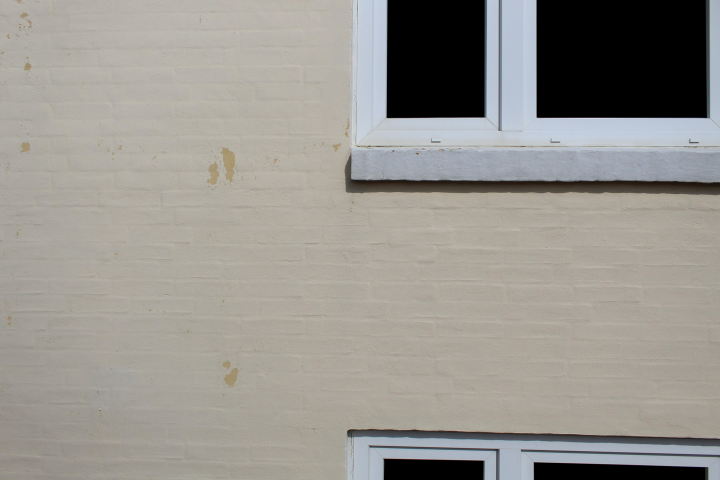
//> input picture facade_image_stitcher/images/facade_1/vertical/101.jpg, 1440 x 960 px (shown at 1/2 size); its folder holds only this picture in this run
$ ./facade_image_stitcher   (built with g++ and OpenCV 4)
//> lines starting //> are read from the running program, lines starting //| are printed output that depends on the picture; after the words box and inside, x2 and y2 are one past the last pixel; in counts of white or black regions, pixels touching at a corner belong together
// Libraries used in the code:
#include <opencv2/core.hpp>
#include <opencv2/highgui.hpp>
#include <opencv2/imgproc.hpp>
#include <opencv2/xfeatures2d.hpp>
#include <opencv2/calib3d.hpp>
#include <opencv2/stitching.hpp>
#include <iostream>

// Function declarations:
std::vector<std::vector<cv::Mat>> image_loader(std::string path);
void detect_and_extract_keypoints(std::vector<std::vector<cv::Mat>> input_images, std::vector<std::vector<std::vector<cv::KeyPoint>>>& output_keypoints, std::vector<std::vector<cv::Mat>>& output_descriptors);
void neighbor_matcher(std::vector<std::vector<cv::Mat>>& input_descriptors, std::vector<std::vector<std::vector<cv::DMatch>>>& output_matches);
void compute_homography(std::vector<std::vector<std::vector<cv::KeyPoint>>> keypoints, std::vector<std::vector<std::vector<cv::DMatch>>>matches, std::vector<std::vector<cv::Mat>>& homograhpy_matrices);
void compute_homography_to_reference(std::vector<std::vector<cv::Mat>> input_homograhpy, std::vector<std::vector<cv::Mat>>& output_homograhpy);
void exposure_compensation(std::vector<std::vector<cv::Mat>>& input_images);
cv::Mat warp_align_blend(std::vector<std::vector<cv::Mat>> images, std::vector<std::vector<cv::Mat>> homograhpy_to_reference);
cv::Mat crop_img(cv::Mat result);

// Global variables:
std::vector<std::vector<cv::Mat>> images;
std::vector<std::vector<cv::Mat>> masks;
std::vector<std::vector<std::vector<cv::KeyPoint>>> keypoints;
std::vector<std::vector<std::vector<cv::DMatch>>> matches;

int main() {

	// Specifing path to folder containing images to be stitched into a single image:
	std::string load_folder_path = "..\\images\\facade_1\\vertical\\";
	std::string save_folder_path =  load_folder_path + "result.jpg";

	// Loading images into vector row-wise:
	images = image_loader(load_folder_path);

	// Detect and extract features from images:
	std::vector<std::vector<cv::Mat>> descriptors;
	detect_and_extract_keypoints(images, keypoints, descriptors);

	// Matching features between row-wise neighbors:
	neighbor_matcher(descriptors, matches);

	// Computing homography between matched neighbors:
	std::vector<std::vector<cv::Mat>> homograhpy;
	compute_homography(keypoints, matches, homograhpy);

	// Multiply homography matrices:
	std::vector<std::vector<cv::Mat>> homograhpy_to_reference;
	compute_homography_to_reference(homograhpy, homograhpy_to_reference);

	// Exposure compensation:
	exposure_compensation(images);

	// Warping, aligning and blend images:
	cv::Mat result = warp_align_blend(images, homograhpy_to_reference);

	// Cropping image:
	result = crop_img(result);

	// Saving result:
	std::cout << "Saving result to: " << save_folder_path << std::endl << std::endl;
	cv::imwrite(save_folder_path, result);

	// Showing the result:
	std::cout << "Displaying stitched image of the facade..." << std::endl;
	cv::namedWindow("Result", cv::WINDOW_KEEPRATIO);
	cv::resizeWindow("Result", result.cols / 4, result.rows / 4);
	cv::imshow("Result", result);
	cv::waitKey(0);
}

std::vector<std::vector<cv::Mat>> image_loader(std::string path) {
//> called with path = "..\images\facade_1\vertical\"

	std::vector<std::vector<cv::Mat>> images;
	std::vector<std::string> images_path;

	std::cout << "Loading images: " << std::endl;
	cv::glob(path, images_path);

	for (int i = 1; i < 10; i++) {
		std::vector<cv::Mat> temp_images;
		bool row_found = false;

		for (int j = 0; j < images_path.size(); j++) {
			if (i == (int)images_path[j].at(images_path[j].size() - 7) - 48) {
				std::cout << images_path[j] << std::endl;
				cv::Mat image = cv::imread(images_path[j]);
//> image is the input picture: 960 rows x 1440 cols, CV_8UC3; mean B, G, R 142.7, 148.8, 151.7
				temp_images.push_back(image);
				row_found = true;
			}
		}

		if (row_found == false) break;
		images.push_back(temp_images);
//> images = 1 item
	}

	std::cout << "Done loading images... " << std::endl << std::endl;

	return images;
}

void detect_and_extract_keypoints(std::vector<std::vector<cv::Mat>> input_images, std::vector<std::vector<std::vector<cv::KeyPoint>>>& output_keypoints, std::vector<std::vector<cv::Mat>>& output_descriptors) {

	std::cout << "Starting to detect and extract features for the loaded images: " << std::endl;

	cv::Ptr<cv::xfeatures2d::SIFT> detector = cv::xfeatures2d::SIFT::create(1000, 3, 0.01, 10, 1.6);

	for (int i = 0; i < input_images.size(); i++) {
		std::vector<std::vector<cv::KeyPoint>> row_keypoints;
		std::vector<cv::Mat> row_descriptors;

		for (int j = 0; j < input_images[i].size(); j++) {
			std::vector<cv::KeyPoint> keypoint;
			cv::Mat descriptor;

			std::cout << "Image: row " + std::to_string(i + 1) + ", column " + std::to_string(j + 1) << "... ";

			detector->detectAndCompute(input_images[i][j], cv::noArray(), keypoint, descriptor);

			std::cout << "features found: " << keypoint.size() << std::endl;

			row_keypoints.push_back(keypoint);
			row_descriptors.push_back(descriptor);
		}

		output_keypoints.push_back(row_keypoints);
		output_descriptors.push_back(row_descriptors);
	}
//> this loop made 1 pass

	std::cout << "Done finding features..." << std::endl << std::endl;
}

void neighbor_matcher(std::vector<std::vector<cv::Mat>>& input_descriptors, std::vector<std::vector<std::vector<cv::DMatch>>>& output_matches) {

	std::cout << "Starting to match features between neighboring images: " << std::endl;

	cv::Ptr<cv::DescriptorMatcher> matcher = cv::DescriptorMatcher::create(cv::DescriptorMatcher::BRUTEFORCE_SL2);

	for (int i = 0; i < input_descriptors.size(); i++) {
		std::vector<std::vector<cv::DMatch>> row_matches;

		for (int j = 0; j < input_descriptors[i].size(); j++) {

			std::cout << "Image: row " + std::to_string(i + 1) + ", column " + std::to_string(j) << " & " << std::to_string(j + 1) << "...";

			std::vector<std::vector<cv::DMatch>> knn_matches;

			if (j == 0) {
				if (i == 0) {
					std::cout << std::endl;
					std::vector<cv::DMatch> first_image;
					row_matches.push_back(first_image);
					continue;
				}

				// For the first image in a row where 'i' is not 0:
				matcher->knnMatch(input_descriptors[i - 1][j], input_descriptors[i][j], knn_matches, 2);
			}
			else {
				matcher->knnMatch(input_descriptors[i][j - 1], input_descriptors[i][j], knn_matches, 2);
			}

			//-- Filter matches using the Lowe's ratio test
			const float ratio_thresh = 0.8f;
			std::vector<cv::DMatch> filtered_matches;

			for (int k = 0; k < knn_matches.size(); k++) {
				if (knn_matches[k][0].distance < ratio_thresh * knn_matches[k][1].distance) {
					filtered_matches.push_back(knn_matches[k][0]);
				}
			}

			std::cout << " remaining matches: " << filtered_matches.size() << std::endl;

			row_matches.push_back(filtered_matches);
		}

		output_matches.push_back(row_matches);
	}

	std::cout << "Done matching features..." << std::endl << std::endl;
}

void compute_homography(std::vector<std::vector<std::vector<cv::KeyPoint>>> input_keypoints, std::vector<std::vector<std::vector<cv::DMatch>>> input_matches, std::vector<std::vector<cv::Mat>>& output_homography) {

	std::cout << "Starting to compute homography between neighbors: " << std::endl;

	for (int i = 0; i < input_matches.size(); i++) {
		std::vector<cv::Mat> row_homography;

		for (int j = 0; j < input_matches[i].size(); j++) {
			std::cout << "Image: row " + std::to_string(i + 1) + ", column " + std::to_string(j) << " & " << std::to_string(j + 1) << "...";

			// Extract location of good matches
			std::vector<cv::Point2f> points_in_image_1, points_in_image_2;

			if (j == 0) {
				if (i == 0) {
					cv::Mat identity_matrix = cv::Mat::eye(cv::Size(3, 3), CV_64F);
					std::cout << std::endl;
					row_homography.push_back(identity_matrix);
					continue;
				}

				// If j = 0 && i != 0:
				for (int k = 0; k < input_matches[i][j].size(); k++) {
					points_in_image_1.push_back(input_keypoints[i - 1][j][input_matches[i][j][k].queryIdx].pt);
					points_in_image_2.push_back(input_keypoints[i][j][input_matches[i][j][k].trainIdx].pt);
				}

			}
			else {
				for (int k = 0; k < input_matches[i][j].size(); k++) {
					points_in_image_1.push_back(input_keypoints[i][j - 1][input_matches[i][j][k].queryIdx].pt);
					points_in_image_2.push_back(input_keypoints[i][j][input_matches[i][j][k].trainIdx].pt);
				}

			}

			// Finding homography matrix:
			cv::Mat ransac_mat;
			cv::Mat homography = cv::findHomography(points_in_image_2, points_in_image_1, cv::RANSAC, 1.0, ransac_mat, 2000, 0.999);

			float inlier = 0, outlier = 0;
			for (int k = 0; k < ransac_mat.rows; k++) {

				// We have an inlier:
				if ((int)ransac_mat.at<uchar>(k, 0) == 1) {
					inlier = inlier + 1;
				}

				// We have an outlier:
				else outlier = outlier + 1;
			}

			std::cout << " RANSAC inliers: " << inlier << std::endl;

			row_homography.push_back(homography);
		}

		output_homography.push_back(row_homography);
	}

	std::cout << "Done computing homography..." << std::endl << std::endl;
}

void compute_homography_to_reference(std::vector<std::vector<cv::Mat>> input_homograhpy, std::vector<std::vector<cv::Mat>>& output_homograhpy) {

	std::cout << "Starting to compute homography to reference: " << std::endl;

	for (int i = 0; i < input_homograhpy.size(); i++) {
		std::vector<cv::Mat> row_homography;

		for (int j = 0; j < input_homograhpy[i].size(); j++) {

			std::cout << "Image: row " + std::to_string(i + 1) + ", column " + std::to_string(j) << " & " << std::to_string(j + 1) << std::endl;

			// In case of the first image, no additional homography is needed:
			if (i == 0 && j == 0) {
				row_homography.push_back(input_homograhpy[i][j]);
				continue;
			}

			// In of the first row:
			if (i == 0) {
				cv::Mat homograhpy = input_homograhpy[0][1].clone();

				for (int k = 1; k < j; k++) {
					homograhpy *= input_homograhpy[0][k + 1];
				}

				row_homography.push_back(homograhpy);
			}

			// In case of any other row:
			else {

				cv::Mat homograhpy = input_homograhpy[1][0].clone();
				if (i > 1) homograhpy *= input_homograhpy[2][0];

				for (int k = 0; k < j; k++) {
					homograhpy *= input_homograhpy[i][k + 1];
				}

				row_homography.push_back(homograhpy);
			}
		}

		output_homograhpy.push_back(row_homography);
	}

	std::cout << "Done computing homography to reference..." << std::endl << std::endl;
}

void exposure_compensation(std::vector<std::vector<cv::Mat>>& input_images) {
	std::cout << "Starting to exposure compensate images..." << std::endl;

	cv::Ptr<cv::detail::ExposureCompensator> exposure = cv::detail::ExposureCompensator::createDefault(cv::detail::ExposureCompensator::GAIN);

	std::vector<cv::Point> corners;
	std::vector<cv::UMat> temp_images;
	std::vector<cv::UMat> temp_masks;

	for (int i = 0; i < input_images.size(); i++) {
		for (int j = 0; j < input_images[i].size(); j++) {

			std::cout << "Preparing image: row " << i + 1 << ", column: " << j + 1 << std::endl;

			// Removing black windows:
			cv::Mat mask = cv::Mat::zeros(cv::Size(input_images[i][j].cols, input_images[i][j].rows), CV_8U);
			mask = 255;

			for (int x = 0; x < input_images[i][j].cols; x++) {
				for (int y = 0; y < input_images[i][j].rows; y++) {

					if (input_images[i][j].at<cv::Vec3b>(cv::Point(x, y))[0] < 5 &&
						input_images[i][j].at<cv::Vec3b>(cv::Point(x, y))[1] < 5 &&
						input_images[i][j].at<cv::Vec3b>(cv::Point(x, y))[2] < 5) mask.at<uchar>(cv::Point(x, y)) = 0;
				}
			}

			corners.push_back(cv::Point(0, 0));
			temp_images.push_back(input_images[i][j].getUMat(cv::ACCESS_READ).clone());
			temp_masks.push_back(mask.getUMat(cv::ACCESS_READ).clone());
		}
	}
//> after the loop, corners = 1 Point (x, y): [0, 0]; temp_images = 1 item; temp_masks = 1 item

	std::cout << "Exposure compensating..." << std::endl;
	exposure->feed(corners, temp_images, temp_masks);

	for (int i = 0; i < temp_images.size(); i++) {
		exposure->apply(i, corners[i], temp_images[i], temp_masks[i]);

		if (i < input_images[0].size()) {
			input_images[0][i] = temp_images[i].getMat(cv::ACCESS_READ).clone();
		}
		else if (i < input_images[0].size() + input_images[1].size()) {
			input_images[1][i - input_images[0].size()] = temp_images[i].getMat(cv::ACCESS_READ).clone();
		}
		else if (i < input_images[0].size() + input_images[1].size() + input_images[2].size()) {
			input_images[2][i - (input_images[0].size() + input_images[1].size())] = temp_images[i].getMat(cv::ACCESS_READ).clone();
		}
	}

	std::cout << "Done exposure compensating images..." << std::endl << std::endl;
}

cv::Mat warp_align_blend(std::vector<std::vector<cv::Mat>> images, std::vector<std::vector<cv::Mat>> homograhpy_to_reference) {

	std::cout << "Starting to warp images... " << std::endl;

	std::vector<cv::UMat> images_warped, masks_warped;
	std::vector<cv::Point> corners;
	std::vector<cv::Size> image_sizes;

	cv::Mat total_mask = cv::Mat::zeros(cv::Size(5000, 3000), CV_8U);

	for (int i = 0; i < images.size(); i++) {
		for (int j = 0; j < images[i].size(); j++) {

			std::cout << "Warping images: row " + std::to_string(i + 1) + ", column " + std::to_string(j + 1) + "..." << std::endl;

			// Creating image and mask:
			cv::Mat image, mask;

			cv::Mat unwarped_mask = cv::Mat::zeros(cv::Size(images[i][j].cols, images[i][j].rows), CV_8U);
			unwarped_mask(cv::Rect(1, 1, unwarped_mask.cols - 2, unwarped_mask.rows - 2)) = 255;

			// Warping image and mask:
			cv::warpPerspective(images[i][j], image, homograhpy_to_reference[i][j], cv::Size(5000, 3000), cv::INTER_LINEAR, cv::BORDER_REFLECT);
			cv::warpPerspective(unwarped_mask, mask, homograhpy_to_reference[i][j], cv::Size(5000, 3000));

			cv::Mat temp_mask = cv::Mat::zeros(cv::Size(5000, 3000), CV_8U);

			for (int x = 0; x < total_mask.cols; x++) {
				for (int y = 0; y < total_mask.rows; y++) {

					if (total_mask.at<uchar>(cv::Point(x, y)) == 0 && mask.at<uchar>(cv::Point(x, y)) == 255) {
						temp_mask.at<uchar>(cv::Point(x, y)) = 255;
						total_mask.at<uchar>(cv::Point(x, y)) = 255;
					}
				}
			}

			// Pushing images, masks, and top-left corners to matrices:
			images_warped.push_back(image.getUMat(cv::ACCESS_READ).clone());
			masks_warped.push_back(temp_mask.getUMat(cv::ACCESS_READ).clone());
			corners.push_back(cv::Point(0, 0));
			image_sizes.push_back(cv::Size(5000, 3000));
		}
	}
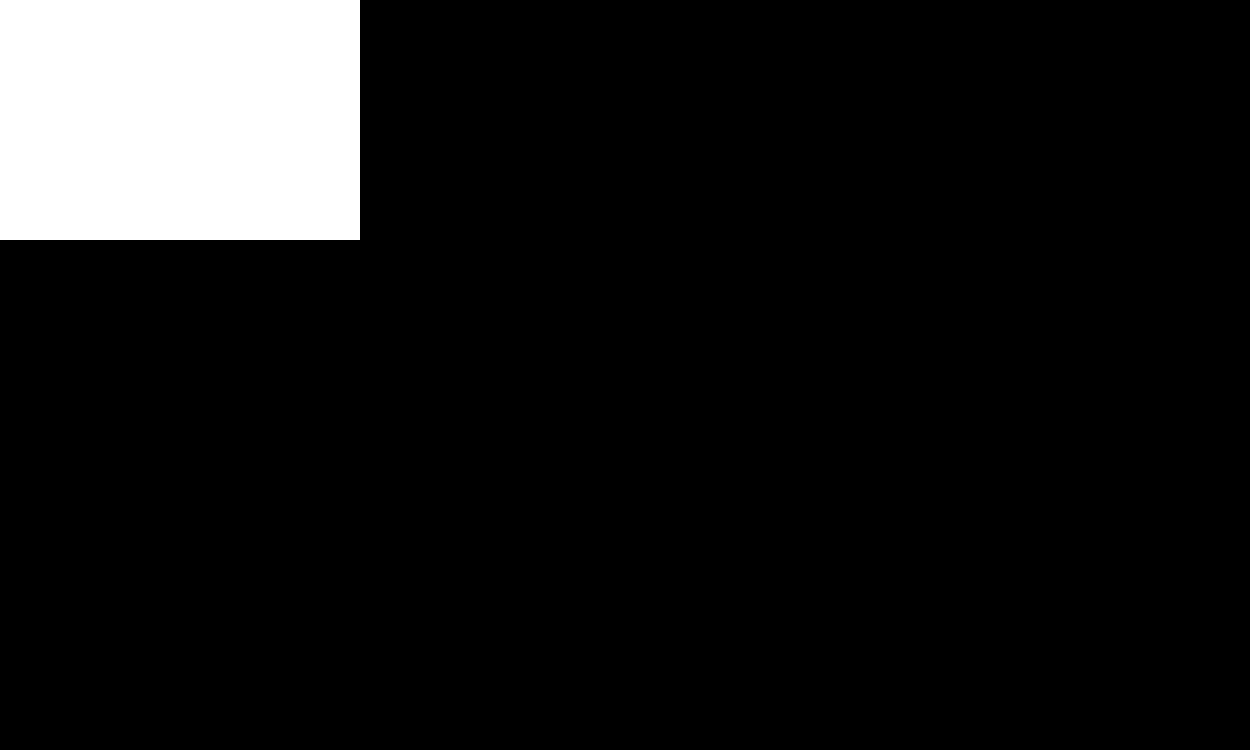
//> total_mask: 3000 rows x 5000 cols, CV_8UC1 (shown at 1/4 size); 9.2% white; 1 white region, box (x1, y1, x2, y2) and area: (1, 1, 1439, 959) 1377604
//> after the loop, images_warped = 1 item; masks_warped = 1 item; corners = 1 Point (x, y): [0, 0]; image_sizes = 1 Size (width, height): [5000, 3000]

	std::cout << std::endl << "Starting to blend... " << std::endl;
	// Blending images based on the found seams:
	cv::Ptr<cv::detail::Blender> blender = cv::detail::Blender::createDefault(cv::detail::Blender::MULTI_BAND, true);

	blender->prepare(corners, image_sizes);

	std::cout << "Feeding blender... " << std::endl;

	// Feeding warped images and masks into the blender:
	for (int i = 0; i < images_warped.size(); i++) {
		blender->feed(images_warped[i], masks_warped[i], corners[i]);
	}
//> in main, `cv::Mat result = warp_align_blend(images, homograhpy_to_reference);`:
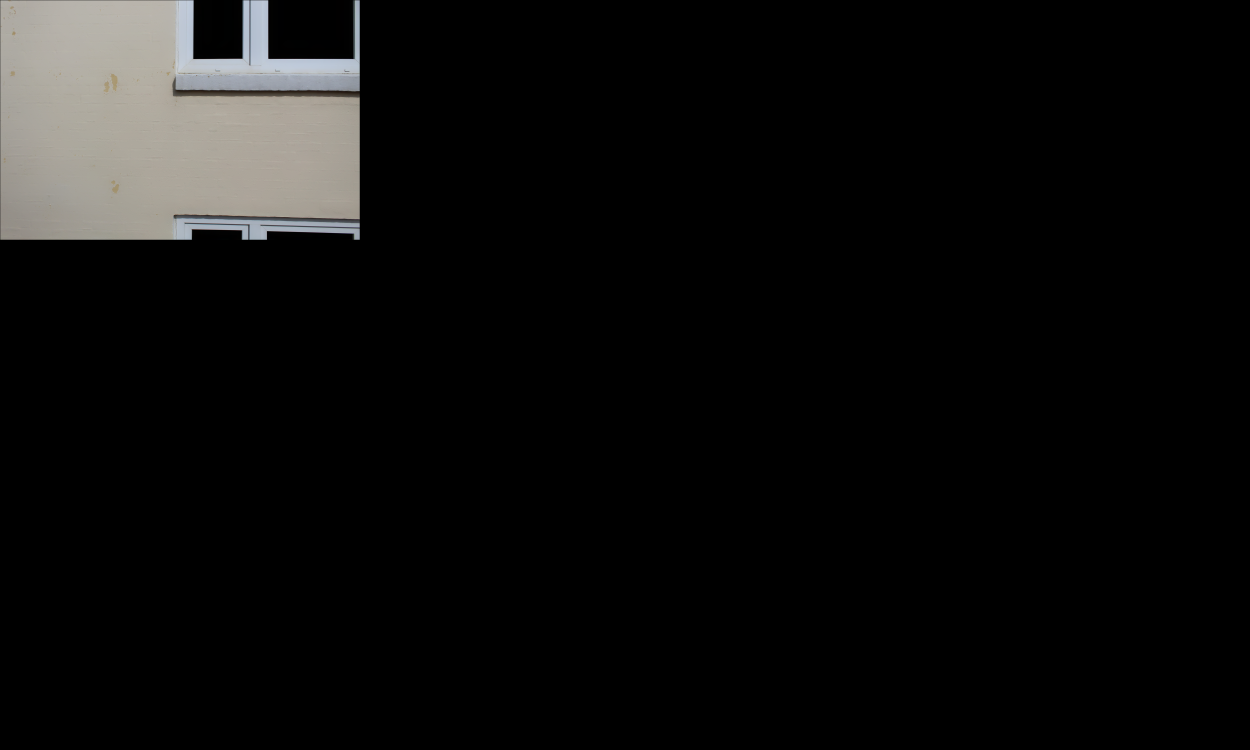
//> result: 3000 rows x 5000 cols, CV_8UC3 (shown at 1/4 size); mean B, G, R 13, 13.6, 13.8

	// Getting blended result:
	std::cout << "Blending... " << std::endl;
	cv::UMat result_image, result_mask;
	blender->blend(result_image, result_mask);
	result_image.convertTo(result_image, CV_8UC3);

	cv::Mat return_image = result_image.getMat(cv::ACCESS_READ).clone();

	std::cout << "Done blending images..." << std::endl << std::endl;

	// Returning exposure compensated and blended image:
	return return_image;
}

cv::Mat crop_img(cv::Mat result) {

	std::cout << "Starting to crop image..." << std::endl;

	// vector with all non-black point positions
	std::vector<cv::Point> nonBlackList;

	// add all non-black points to the vector
	for (int j = 0; j < result.rows; ++j)
		for (int i = 0; i < result.cols; ++i)
		{
			// if not black: add to the list
			if (result.at<cv::Vec3b>(j, i) != cv::Vec3b(0, 0, 0)) {
				nonBlackList.push_back(cv::Point(i, j));
			}
		}
//> after the loop, nonBlackList = 1326641 items

	// create bounding rect around points
	cv::Rect croppingrect = cv::boundingRect(nonBlackList);
//> croppingrect = Rect(1, 1, 1438, 958)

	result = result(croppingrect);
//> result: 958 rows x 1438 cols, CV_8UC3

	std::cout << "Done cropping image..." << std::endl << std::endl;
	return result;
}
